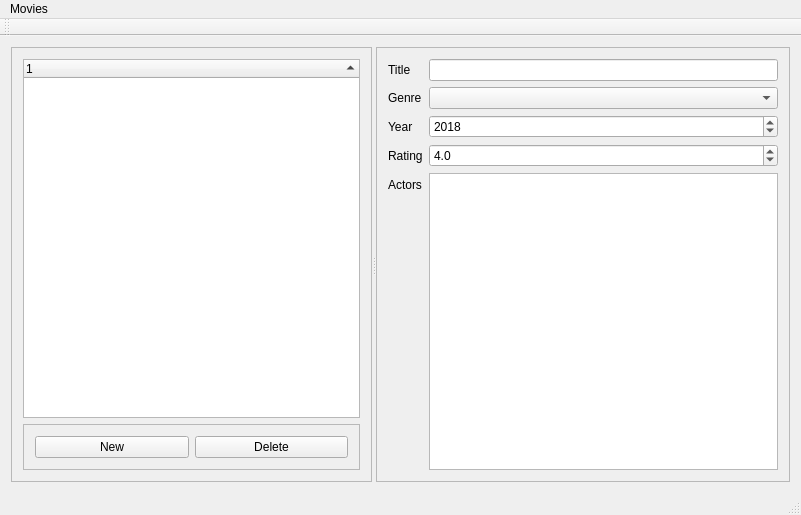
<?xml version="1.0" encoding="UTF-8"?>
<ui version="4.0">
 <class>MainWindow</class>
 <widget class="QMainWindow" name="MainWindow">
  <property name="geometry">
   <rect>
    <x>0</x>
    <y>0</y>
    <width>801</width>
    <height>515</height>
   </rect>
  </property>
  <property name="windowTitle">
   <string>Movies</string>
  </property>
  <widget class="QWidget" name="centralWidget">
   <layout class="QHBoxLayout" name="horizontalLayout">
    <item>
     <widget class="QSplitter" name="splitter">
      <property name="orientation">
       <enum>Qt::Horizontal</enum>
      </property>
      <widget class="QFrame" name="frameTree">
       <property name="frameShape">
        <enum>QFrame::StyledPanel</enum>
       </property>
       <property name="frameShadow">
        <enum>QFrame::Raised</enum>
       </property>
       <layout class="QVBoxLayout" name="verticalLayout">
        <item>
         <widget class="QTreeWidget" name="treeMovies">
          <property name="autoScroll">
           <bool>false</bool>
          </property>
          <property name="sortingEnabled">
           <bool>true</bool>
          </property>
          <column>
           <property name="text">
            <string notr="true">1</string>
           </property>
          </column>
         </widget>
        </item>
        <item>
         <widget class="QFrame" name="frameButtons">
          <property name="frameShape">
           <enum>QFrame::StyledPanel</enum>
          </property>
          <property name="frameShadow">
           <enum>QFrame::Raised</enum>
          </property>
          <layout class="QHBoxLayout" name="horizontalLayout_2">
           <item>
            <widget class="QPushButton" name="btnNew">
             <property name="text">
              <string>New</string>
             </property>
            </widget>
           </item>
           <item>
            <widget class="QPushButton" name="btnDelete">
             <property name="text">
              <string>Delete</string>
             </property>
            </widget>
           </item>
          </layout>
         </widget>
        </item>
       </layout>
      </widget>
      <widget class="QFrame" name="frameDetails">
       <property name="frameShape">
        <enum>QFrame::StyledPanel</enum>
       </property>
       <property name="frameShadow">
        <enum>QFrame::Raised</enum>
       </property>
       <layout class="QFormLayout" name="formLayout">
        <item row="0" column="1">
         <widget class="QLineEdit" name="lineTitle"/>
        </item>
        <item row="0" column="0">
         <widget class="QLabel" name="labelTitle">
          <property name="text">
           <string>Title</string>
          </property>
         </widget>
        </item>
        <item row="3" column="0">
         <widget class="QLabel" name="labelGenre">
          <property name="text">
           <string>Genre</string>
          </property>
         </widget>
        </item>
        <item row="3" column="1">
         <widget class="QComboBox" name="comboGenre"/>
        </item>
        <item row="4" column="1">
         <widget class="QSpinBox" name="spinboxYear">
          <property name="minimum">
           <number>1700</number>
          </property>
          <property name="maximum">
           <number>4000</number>
          </property>
          <property name="value">
           <number>2018</number>
          </property>
         </widget>
        </item>
        <item row="4" column="0">
         <widget class="QLabel" name="labelYear">
          <property name="text">
           <string>Year</string>
          </property>
         </widget>
        </item>
        <item row="5" column="0">
         <widget class="QLabel" name="labelRating">
          <property name="text">
           <string>Rating</string>
          </property>
         </widget>
        </item>
        <item row="5" column="1">
         <widget class="QDoubleSpinBox" name="doubleSpinRating">
          <property name="decimals">
           <number>1</number>
          </property>
          <property name="maximum">
           <double>5.000000000000000</double>
          </property>
          <property name="singleStep">
           <double>0.100000000000000</double>
          </property>
          <property name="value">
           <double>4.000000000000000</double>
          </property>
         </widget>
        </item>
        <item row="6" column="0">
         <widget class="QLabel" name="labelActors">
          <property name="text">
           <string>Actors</string>
          </property>
         </widget>
        </item>
        <item row="6" column="1">
         <widget class="QListWidget" name="listActors"/>
        </item>
       </layout>
      </widget>
     </widget>
    </item>
   </layout>
  </widget>
  <widget class="QMenuBar" name="menuBar">
   <property name="geometry">
    <rect>
     <x>0</x>
     <y>0</y>
     <width>801</width>
     <height>21</height>
    </rect>
   </property>
   <widget class="QMenu" name="menuMovies">
    <property name="title">
     <string>Movies</string>
    </property>
    <addaction name="actionNew"/>
    <addaction name="actionDelete"/>
   </widget>
   <addaction name="menuMovies"/>
  </widget>
  <widget class="QToolBar" name="mainToolBar">
   <attribute name="toolBarArea">
    <enum>TopToolBarArea</enum>
   </attribute>
   <attribute name="toolBarBreak">
    <bool>false</bool>
   </attribute>
  </widget>
  <widget class="QStatusBar" name="statusBar"/>
  <action name="actionNew">
   <property name="text">
    <string>New</string>
   </property>
   <property name="shortcut">
    <string>Ctrl+N</string>
   </property>
  </action>
  <action name="actionDelete">
   <property name="text">
    <string>Delete</string>
   </property>
   <property name="shortcut">
    <string>Del</string>
   </property>
  </action>
 </widget>
 <layoutdefault spacing="6" margin="11"/>
 <resources/>
 <connections/>
</ui>
